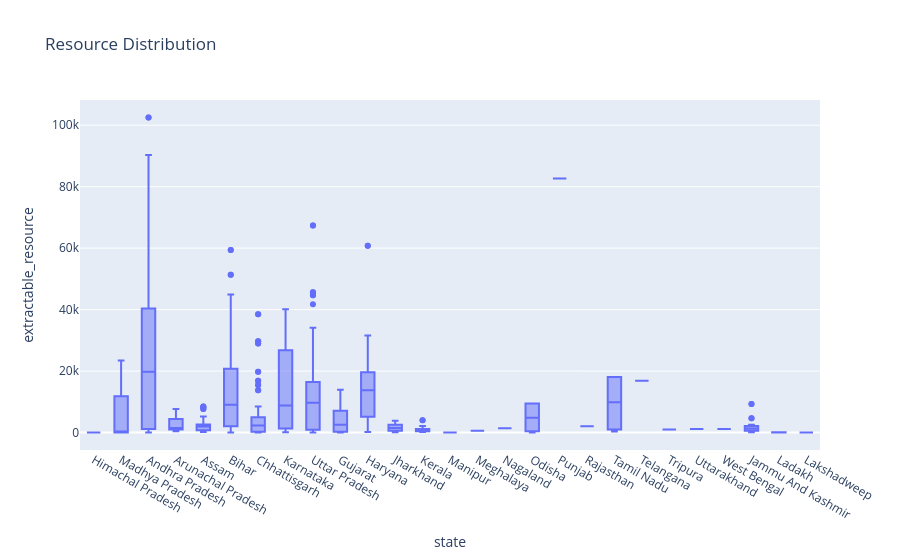

The cell this chart's notebook holds for it:
### Code cell
fig = px.box(df, x="state", y="extractable_resource",
            title="Resource Distribution")
fig.show()

### Figure 1 — Plotly figure (JSON) as saved in the notebook; plotly's stock layout.template omitted (floating-point values rounded to 4 significant figures; data arrays with more than 128 entries replaced by an {"elided": "..."} marker saying what was removed)
{"data": [{"alignmentgroup": "True", "hovertemplate": "state=%{x}<br>extractable_resource=%{y}<extra></extra>", "legendgroup": "", "marker": {"color": "#636efa"}, "name": "", "notched": false, "offsetgroup": "", "orientation": "v", "showlegend": false, "type": "box", "x": {"elided": "758 str values"}, "x0": " ", "xaxis": "x", "y": {"elided": "758 float values"}, "y0": " ", "yaxis": "y"}], "layout": {"boxmode": "group", "legend": {"tracegroupgap": 0}, "title": {"text": "Resource Distribution"}, "xaxis": {"anchor": "y", "domain": [0, 1], "title": {"text": "state"}}, "yaxis": {"anchor": "x", "domain": [0, 1], "title": {"text": "extractable_resource"}}}}
